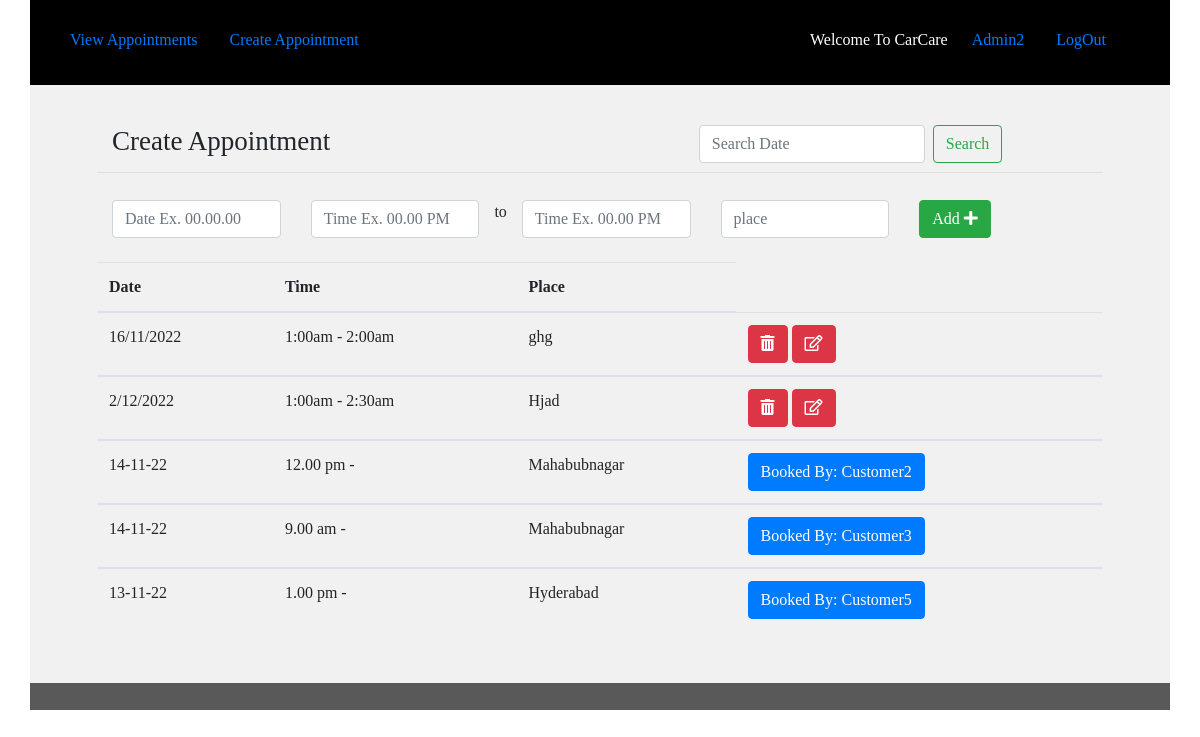
The page /teacher/create_appointment/ (signed in) on the database as committed earlier.
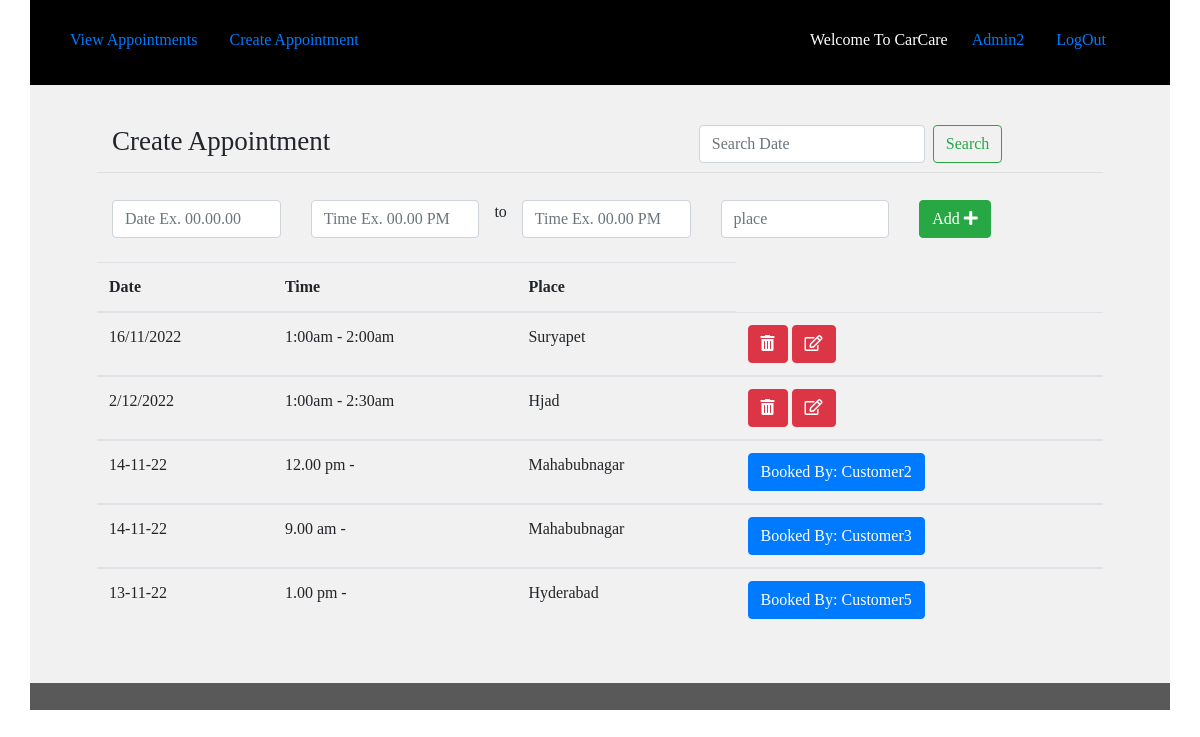
The same page on the database as committed later.
### adminapp/models.py (models this page shows, shortened)
class Appointment(models.Model):
	user=models.ForeignKey(settings.AUTH_USER_MODEL,blank=True, null=True,on_delete=models.DO_NOTHING)
	date=models.CharField(max_length=50)
	time_start=models.CharField(max_length=50)
	time_end=models.CharField(max_length=50)
	vechilenum=models.CharField(max_length=50)
	appointment_with=models.CharField(max_length=50,blank=True)
	update_time=models.DateField(auto_now=True, auto_now_add=False)
	frist_time=models.DateField(auto_now=False, auto_now_add=True)
	place = models.CharField(max_length=61)

### adminapp/views.py (the view)
# urls.py: path('create_appointment/', teacher_appointment_list, name='teacher_appointment_list'),
def teacher_appointment_list(request):
	group_name=Group.objects.all().filter(user = request.user)# get logget user grouped name
	group_name=str(group_name[0]) # convert to string
	if "Admin" == group_name:
		user_name=request.user.get_username()#Getting Username
		appointment_list = Appointment.objects.all().order_by("-id").filter(user=request.user)
		q=request.GET.get("q") #search start
		if q:
			appointment_list=appointment_list.filter(date__icontains=q)
		else:
			appointment_list = appointment_list #search end
		appointments= {
		    "query": appointment_list,
		    "user_name":user_name,
		    "form":AppointmentForm(),
		}
		form = AppointmentForm(request.POST or None)
		if form.is_valid():
			    saving=form.save(commit=False)
			    saving.user=request.user
			    saving.save()
			    messages.success(request, 'Post Created Sucessfully')
		return render(request, 'admin_create_appointment.html', appointments )
	else:
		return redirect('http://127.0.0.1:8000/')

### adminapp/forms.py
class AppointmentForm(forms.ModelForm):
	class Meta:
		model=Appointment
		fields=[
		    "date",
		    "time_start",
		    "time_end",
		    "place",
		    "appointment_with"
		]

### templates/admin_create_appointment.html (shortened to what the changed rows need)
{% extends 'common_admin.html' %}
{% block common_admin %}
   <div class="student">
           <div class="container">
          <div class="row min-height">
                             <table class="table">
                                       <thead>
                                        <tr>
                                          <th scope="col">Date</th>
                                          <th scope="col">Time</th>
                                           <th scope="col">Place</th>
                                        </tr>
                                      </thead>{% for appoint in query %}
                                      {% if appoint.appointment_with == '' %}
                                      <tbody>
                                        <tr>
                                          <td>{{appoint.date}}</td>
                                          <td>{{appoint.time_start}} - {{appoint.time_end}}</td>
                                            <td>{{appoint.place}}</td>
                                          <td><a href='{% url "appointment_delete" id=appoint.id %}'><button type="submit" class="btn btn-danger"><i class="fas fa-trash-alt"></i></button></a> <a href='{% url "teacher_appointment_update" id=appoint.id %}'><button type="submit" class="btn btn-danger"><i class="far fa-edit"></i></button></a></td>
                                        </tr>
                                      </tbody>{% endif %}
                                      {% endfor %}
                              </table>
              </div>
          </div>
      </div>
{% endblock common_admin %}

Rows that differ between the two databases and show on the page:
changed Appointment "2:00am": place "ghg" → "Suryapet"
